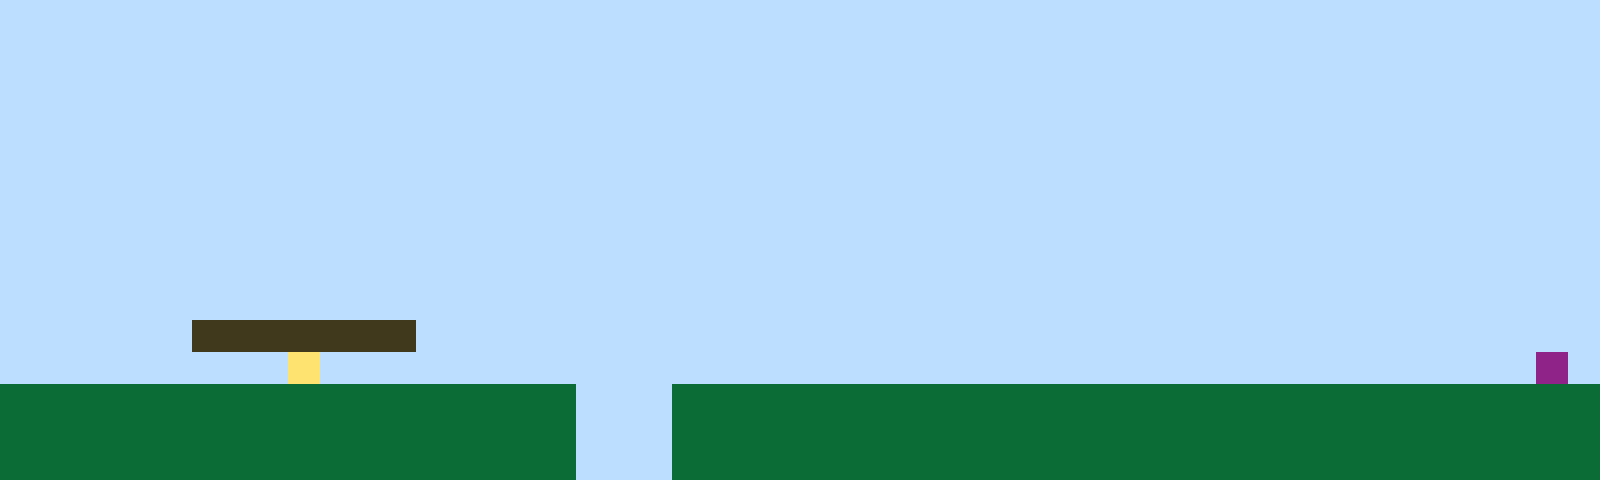

Rendered tile map (Tiled .tmx) drawn with the repository's tilesets; below, a short description and the full map source, tile grids included:
An orthogonal 50x15 tile map with 32x32 px tiles, 1 tile layer (Tile Layer 1).

<map version="1.10" tiledversion="1.11.2" orientation="orthogonal" renderorder="right-up" width="50" height="15" tilewidth="32" tileheight="32" infinite="0" nextlayerid="2" nextobjectid="1"><editorsettings><export target="map1.csv" format="csv" /></editorsettings><tileset firstgid="1" name="sprites" tilewidth="32" tileheight="32" tilecount="6" columns="3"><image source="sprites.png" width="96" height="64" /></tileset><layer id="1" name="Tile Layer 1" width="50" height="15"><data encoding="csv">1,1,1,1,1,1,1,1,1,1,1,1,1,1,1,1,1,1,1,1,1,1,1,1,1,1,1,1,1,1,1,1,1,1,1,1,1,1,1,1,1,1,1,1,1,1,1,1,1,1,1,1,1,1,1,1,1,1,1,1,1,1,1,1,1,1,1,1,1,1,1,1,1,1,1,1,1,1,1,1,1,1,1,1,1,1,1,1,1,1,1,1,1,1,1,1,1,1,1,1,1,1,1,1,1,1,1,1,1,1,1,1,1,1,1,1,1,1,1,1,1,1,1,1,1,1,1,1,1,1,1,1,1,1,1,1,1,1,1,1,1,1,1,1,1,1,1,1,1,1,1,1,1,1,1,1,1,1,1,1,1,1,1,1,1,1,1,1,1,1,1,1,1,1,1,1,1,1,1,1,1,1,1,1,1,1,1,1,1,1,1,1,1,1,1,1,1,1,1,1,1,1,1,1,1,1,1,1,1,1,1,1,1,1,1,1,1,1,1,1,1,1,1,1,1,1,1,1,1,1,1,1,1,1,1,1,1,1,1,1,1,1,1,1,1,1,1,1,1,1,1,1,1,1,1,1,1,1,1,1,1,1,1,1,1,1,1,1,1,1,1,1,1,1,1,1,1,1,1,1,1,1,1,1,1,1,1,1,1,1,1,1,1,1,1,1,1,1,1,1,1,1,1,1,1,1,1,1,1,1,1,1,1,1,1,1,1,1,1,1,1,1,1,1,1,1,1,1,1,1,1,1,1,1,1,1,1,1,1,1,1,1,1,1,1,1,1,1,1,1,1,1,1,1,1,1,1,1,1,1,1,1,1,1,1,1,1,1,1,1,1,1,1,1,1,1,1,1,1,1,1,1,1,1,1,1,1,1,1,1,1,1,1,1,1,1,1,1,1,1,1,1,1,1,1,1,1,1,1,1,1,1,1,1,1,1,1,1,1,1,1,1,1,1,1,1,1,1,1,1,1,1,1,1,1,1,1,1,1,1,1,1,1,1,1,1,1,1,1,1,1,1,1,1,1,1,1,1,1,1,1,1,1,1,1,1,1,1,1,1,1,1,1,1,1,1,1,1,1,1,1,1,1,1,1,1,1,1,1,1,1,1,1,1,1,1,1,1,1,1,1,1,1,1,1,1,3,3,3,3,3,3,3,1,1,1,1,1,1,1,1,1,1,1,1,1,1,1,1,1,1,1,1,1,1,1,1,1,1,1,1,1,1,1,1,1,1,1,1,1,1,1,1,1,1,1,1,1,1,4,1,1,1,1,1,1,1,1,1,1,1,1,1,1,1,1,1,1,1,1,1,1,1,1,1,1,1,1,1,1,1,1,1,1,1,1,1,1,6,1,2,2,2,2,2,2,2,2,2,2,2,2,2,2,2,2,2,2,1,1,1,2,2,2,2,2,2,2,2,2,2,2,2,2,2,2,2,2,2,2,2,2,2,2,2,2,2,2,2,2,2,2,2,2,2,2,2,2,2,2,2,2,2,2,2,2,2,2,1,1,1,2,2,2,2,2,2,2,2,2,2,2,2,2,2,2,2,2,2,2,2,2,2,2,2,2,2,2,2,2,2,2,2,2,2,2,2,2,2,2,2,2,2,2,2,2,2,2,1,1,1,2,2,2,2,2,2,2,2,2,2,2,2,2,2,2,2,2,2,2,2,2,2,2,2,2,2,2,2,2</data></layer></map>
